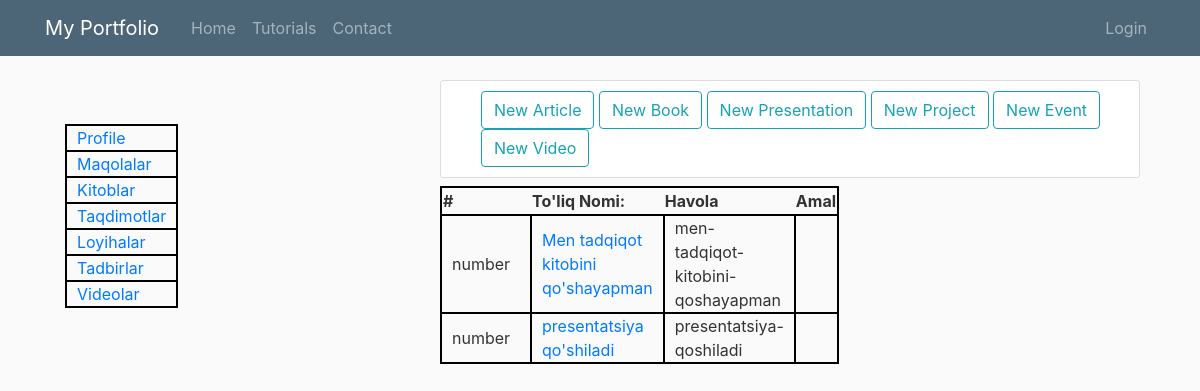
Before: /presentations/ with the older database file.
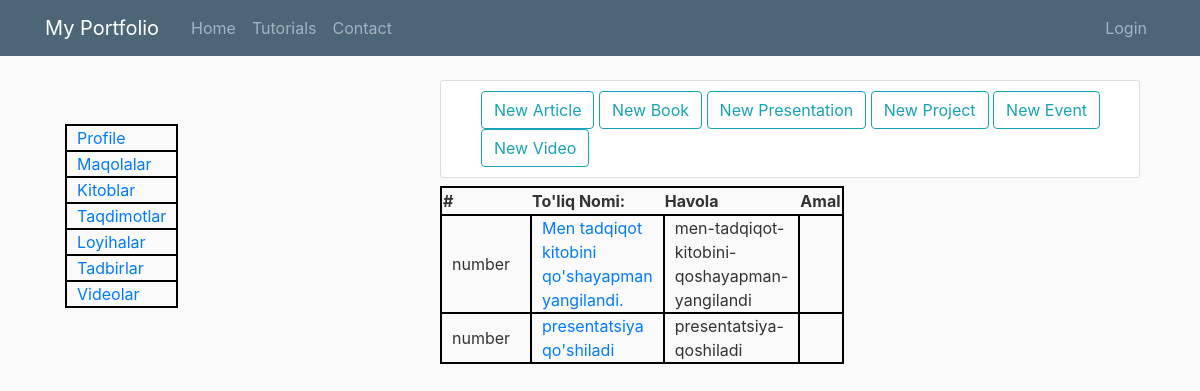
After: the same page with the newer database file.
### presentations/models.py (models this page shows, shortened)
class Presentations(models.Model):
    name = models.CharField(max_length=700)
    file = models.FileField(blank=True, upload_to="presentations")
    slug = models.SlugField(null=False, unique=True, max_length=700)
    link = models.URLField(blank=True, null=True)
    author = models.ForeignKey(User, on_delete=models.CASCADE)
    pub_date = models.DateTimeField(auto_now_add=True)
    up_date = models.DateTimeField(auto_now=True)
    class Meta:
        verbose_name = 'Presentation'
        verbose_name_plural = 'Presentations'

### presentations/views.py (the view)
# urls.py: path('', PresentationsList.as_view(), name="presentations"),
class PresentationsList(ListView):
    model = Presentations
    template_name = 'articles.html'
    ordering = ['-up_date']
    context_object_name = 'objects'

### templatetags/class_name.py (called while the page is built)
@register.filter()
def class_name(value):
    return value.__class__.__name__

### templates/articles.html (shortened to what this page needs)
{% extends 'base.html' %}
{% load class_name %}
{% block content %}
<div class="content-section">
    <ul name="My works" id="myworks">
        <ls value="article"><a style="text-align: right;" href="{% url 'articles_create' %}" class="btn btn-outline-info">New Article</a></ls>
        <ls value="book"><a style="text-align: right;" href="{% url 'books_create' %}" class="btn btn-outline-info">New Book</a></ls>
        <ls value="presentation"><a style="text-align: right;" href="{% url 'presentations_create' %}" class="btn btn-outline-info">New Presentation</a></ls>
        <ls value="project"><a style="text-align: right;" href="{% url 'projects_create' %}" class="btn btn-outline-info">New Project</a></ls>
        <ls value="event"><a style="text-align: right;" href="{% url 'events_create' %}" class="btn btn-outline-info">New Event</a></ls>
        <ls value="video"><a style="text-align: right;" href="{% url 'videos_create' %}" class="btn btn-outline-info">New Video</a></ls>
    </ul>
</div>
<table>
    <tr>
        <th>#</th>
        <th>To'liq Nomi:</th>
        <th>Havola</th>
        <th>Amal</th>
    </tr>
    {% for article in objects %}
        {% with article|class_name as klass %}
        <tr>
            <td>number</td>
            {% if article.file %}
            <td><a href='{{ article.file.url }}' download>{{ article.name}}</a></td>
            {% elif article.link %}
            <td><a href="{{ article.link }}">Havola</a></td>
            {% endif %}
            <td>{{ article.slug }}</td>
        </tr>
        {% endwith %}
    {% endfor %}
</table>
{% endblock %}

Changed rows visible on the page:
changed Presentations: name "Men tadqiqot kitobini qo'shayapman" → "Men tadqiqot kitobini qo'shayapman yangilandi."; slug "men-tadqiqot-kitobini-qoshayapman" → "men-tadqiqot-kitobini-qoshayapman-yangilandi"
